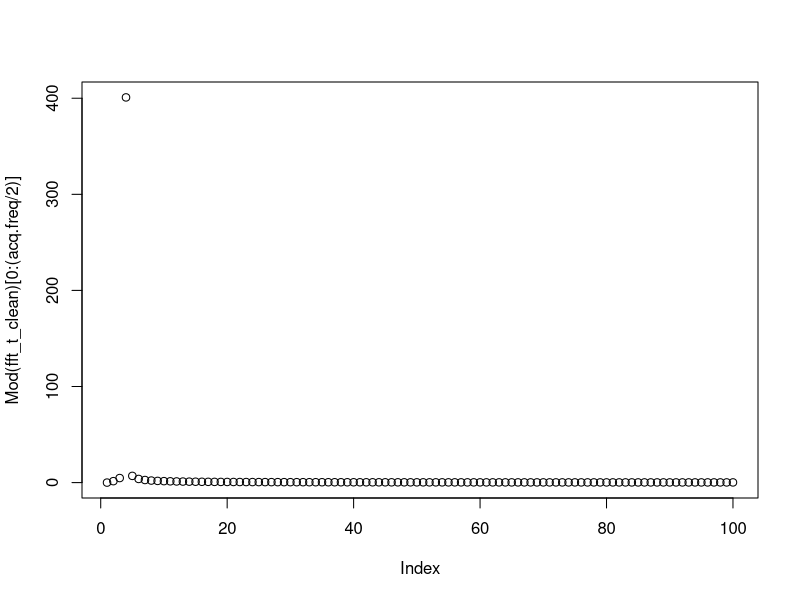
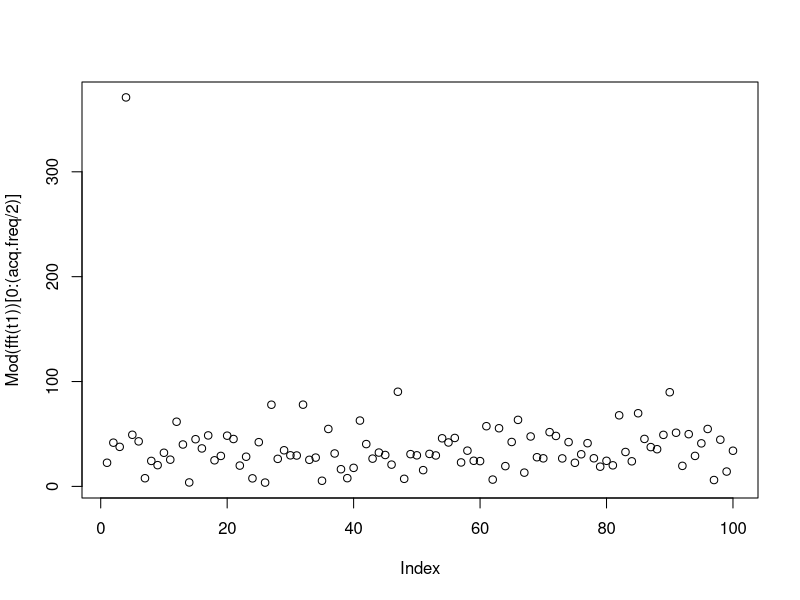
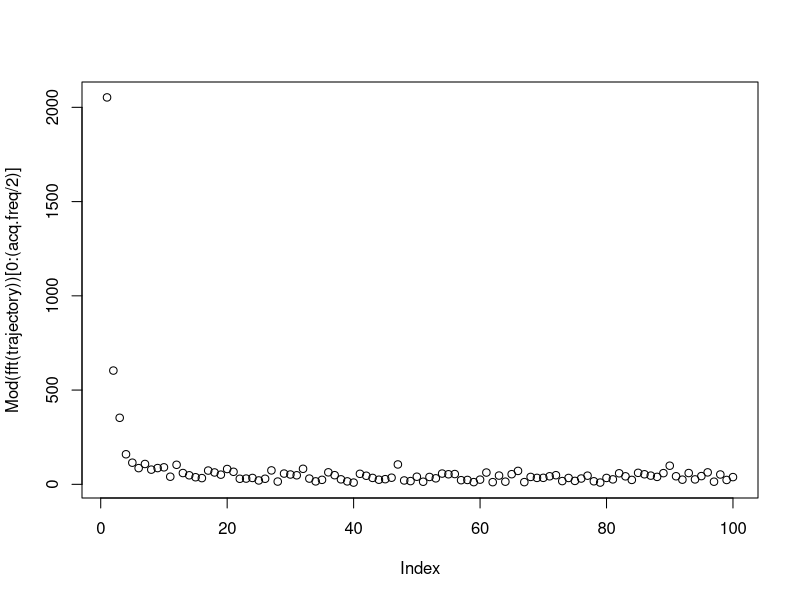
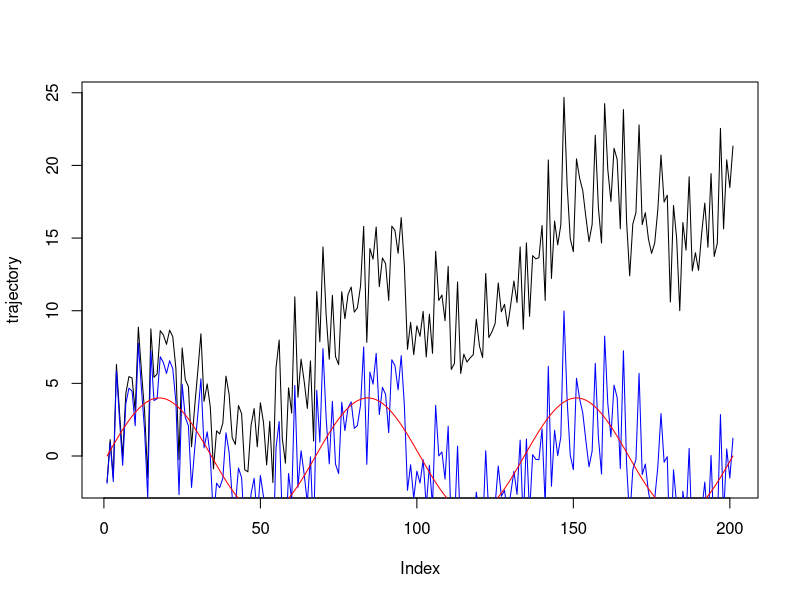
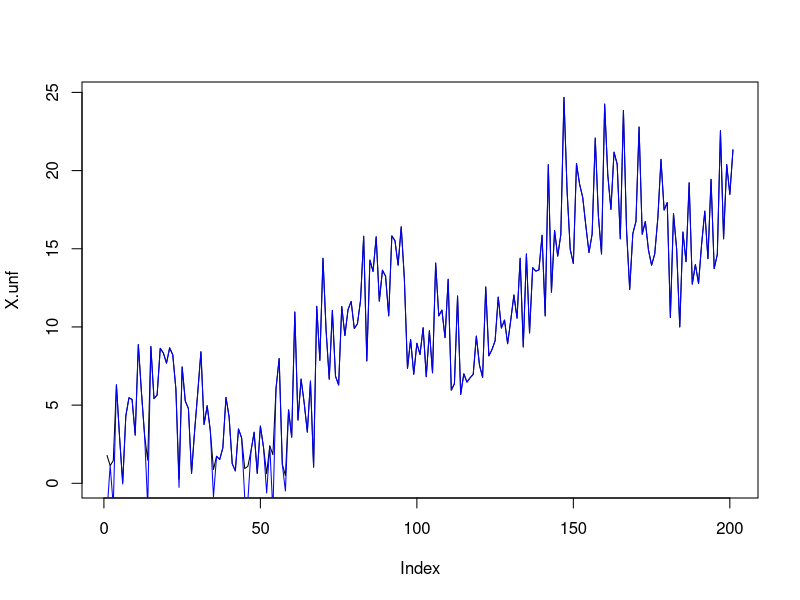
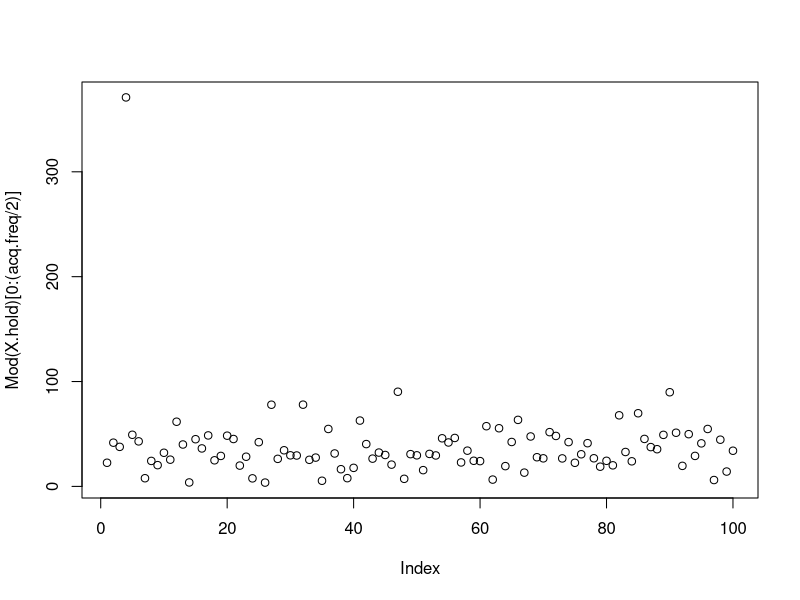
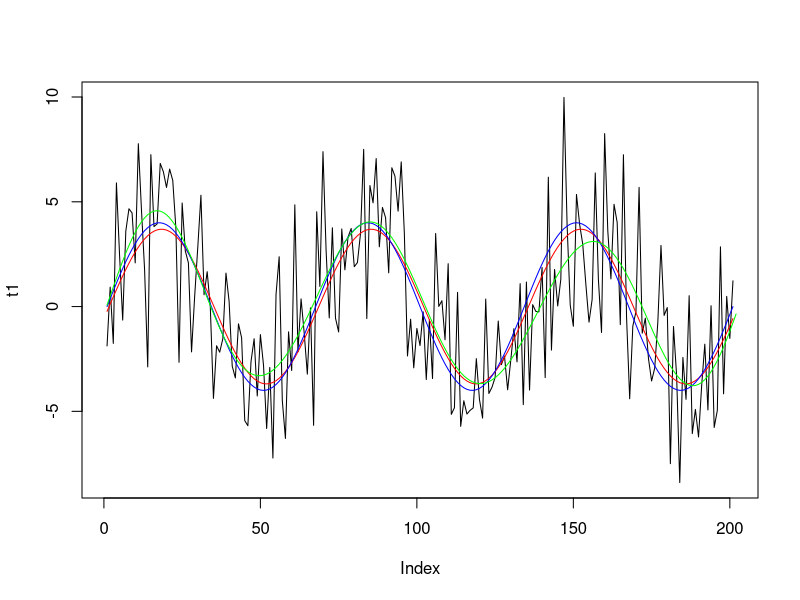
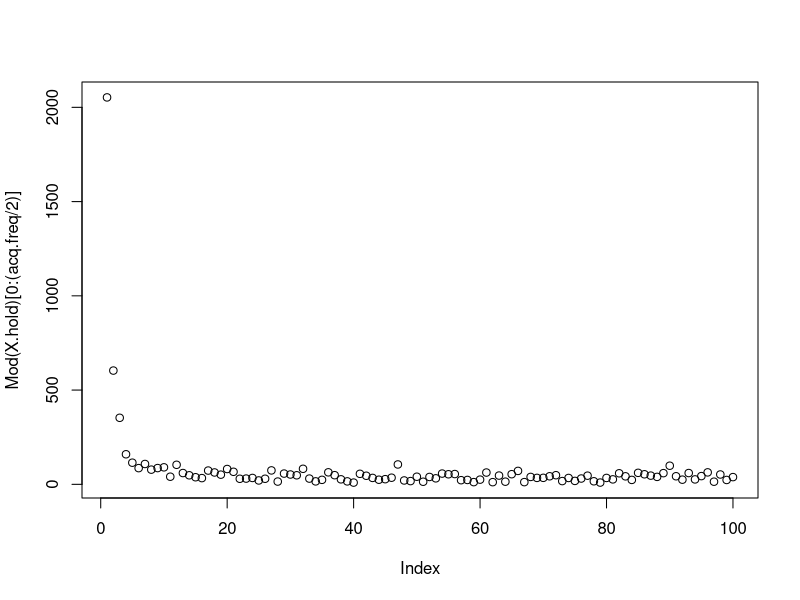

Generate these figures, in order, with R:


set.seed(1)
acq.freq <- 200
t=seq(1,acq.freq+1)
time     <- 1
w        <- 2*pi/time
ts       <- seq(0,time,1/acq.freq)

t_clean=4*sin(3*w*ts)
fft_t_clean=fft(t_clean)
plot(Mod(fft_t_clean)[0:(acq.freq/2)])

t1 <- t_clean +3*rnorm(acq.freq+1)
plot(Mod(fft(t1))[0:(acq.freq/2)])

trajectory <- t1+seq(1,acq.freq+1)/10
plot(Mod(fft(trajectory))[0:(acq.freq/2)])

plot(trajectory, type="l")
lines(t1, type="l",col="blue")
lines(t_clean, type="l",col="red")

#Is there lost information? No
X.k <- fft(trajectory)
X.unf=fft(X.k,inverse=TRUE)/length(trajectory)
X.unf=Mod(X.unf)
plot(X.unf,type="l")
lines(trajectory, type="l",col="blue")
mean(abs(X.unf-trajectory))

#demo1
#sinusoidal with noise
# fix with fourier
X.hold=fft(t1)
plot(Mod(X.hold)[0:(acq.freq/2)])

thresh= 200
X.hold[which(Mod(X.hold)<thresh)]=0
X.unf=fft(X.hold,inverse=TRUE)/length(trajectory)
X.unf=as.double(X.unf)
plot(t1, type="l")
lines(X.unf,type="l",col="red")
lines(t_clean,type="l",col="blue")

test=fft(t1)
test=c(test[1:5],rep(0,(length(trajectory)-10)),test[(length(trajectory)-5):length(trajectory)])
test=fft(test,inverse=TRUE)/length(trajectory)
test=as.double(test)
lines(test,type="l",col="green")




#demo3
#sinusoidal with noise and linear trend
# fix with fourier and linear subtraction
X.hold=fft(trajectory)
plot(Mod(X.hold)[0:(acq.freq/2)])

thresh= 200
X.hold[which(Mod(X.hold)<thresh)]=0
X.unf=fft(X.hold,inverse=TRUE)/length(trajectory)
X.unf=as.double(X.unf)
dis=X.unf
plot(trajectory, type="l")
lines(X.unf,type="l",col="red")
lines(t_clean,type="l")


#the right way
this=lm(trajectory~t)
trajectory2=this$residuals
X.hold<- fft(trajectory2)

plot(Mod(X.hold)[0:(acq.freq/2)])
thresh= 200
X.hold[which(abs(X.hold)<thresh)]=0
X.unf=fft(X.hold,inverse=TRUE)/length(trajectory)
X.unf=as.double(X.unf)

plot(trajectory2, type="l")
lines(X.unf,type="l",col="blue")
lines(t_clean,type="l",col="red")





